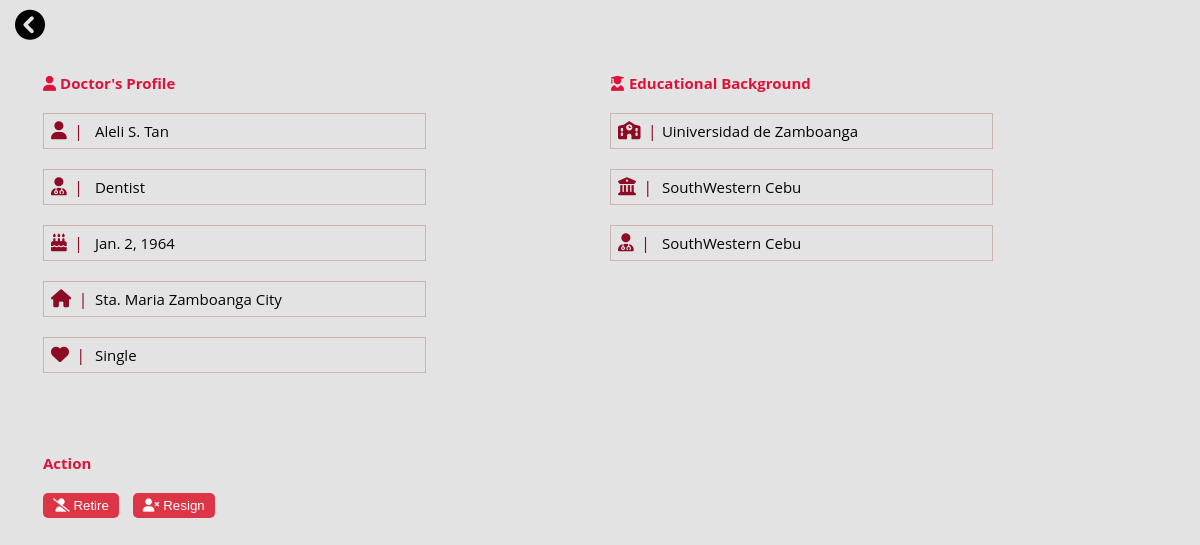
Screenshot of /view_doctorprofile/8/ with the database file from the repository.
### WmsuClinicApp/models.py (models this page shows, shortened)
class Doctor(models.Model):
    Doctor_id = models.AutoField(primary_key=True)
    name = models.CharField(max_length=100,null=True, blank=True)
    specialization = models.CharField(max_length=100,null=True, blank=True)
    status = models.CharField(max_length=50, default='Not on Duty')
    birthday = models.DateField(null=True, blank=True)
    address = models.CharField(max_length=255, null=True, blank=True)
    civil_status = models.CharField(max_length=50, null=True, blank=True)
    secondary_high_school = models.CharField(max_length=100, null=True, blank=True)
    college = models.CharField(max_length=100, null=True, blank=True)
    pre_med = models.CharField(max_length=100, null=True, blank=True)

### WmsuClinicApp/views.py (the view)
# urls.py: path('view_doctorprofile/<int:doctor_id>/', views.view_doctorprofile, name='view_doctorprofile'),
def view_doctorprofile(request, doctor_id):
    doctor = get_object_or_404(Doctor, pk=doctor_id)
    return render(request, 'WmsuClinicApp/doctor_profile.html', {'doctor': doctor})

### WmsuClinicApp/templates/WmsuClinicApp/doctor_profile.html (shortened to what this page needs)
<!DOCTYPE html>
<html lang="en">
<head>
    <link rel="stylesheet" href="https://cdnjs.cloudflare.com/ajax/libs/font-awesome/6.0.0/css/all.min.css">
    <link rel="stylesheet" href="https://cdn.jsdelivr.net/npm/sweetalert2@11">
</head>
<body>
    <div class="back-link" style="position: absolute; top: 10px; left: 10px;">
        <a href="{% url 'admin_doctorsitelist' %}">
            <i class="fas fa-chevron-circle-left" style="top: 23px; margin-left: 5px; color: rgb(2, 2, 2); font-size: 30px;"></i>
        </a>
    </div>
    <div class="container">
        <div class="columns-wrapper">
            <div class="column">
                <h4><i class="fas fa-user"></i>
                    <span>
                        Doctor's Profile
                    </span>
                </h4>
                <div class="input-group">
                    <i class="fas fa-user"></i>
                    <span>{{ doctor.name }}</span>
                </div>
                <div class="input-group">
                    <i class="fas fa-user-md"></i>
                    <span>{{ doctor.specialization }}</span>
                </div>
                <div class="input-group">
                    <i class="fas fa-birthday-cake"></i>
                    <span>{{ doctor.birthday }}</span>
                </div>
                <div class="input-group">
                    <i class="fas fa-home"></i>
                    <span>{{ doctor.address }}</span>
                </div>
                <div class="input-group">
                    <i class="fas fa-heart"></i>
                    <span>{{ doctor.civil_status }}</span>
                </div>
                </div>
                <div class="column">
                    <h4><i class="fas fa-user-graduate"></i> Educational Background</h4>
                    <div class="input-group">
                        <i class="fas fa-school"></i>
                        <span>{{ doctor.secondary_high_school }}</span>
                    </div>
                    <div class="input-group">
                        <i class="fas fa-university"></i>
                        <span>{{ doctor.college }}</span>
                    </div>
                    <div class="input-group">
                        <i class="fas fa-user-md"></i>
                        <span>{{ doctor.pre_med }}</span>
                    </div>
                </div>
            </div>
            <br><br>
            <h4>Action</h4>
            <div class="action-form">
                <form id="retire-form" action="{% url 'retire_doctor' doctor.Doctor_id %}" method="POST">
                    <button type="button" onclick="confirmRetirement()" name="status" value="Retired">
                        <i class="fas fa-user-slash"></i> Retire
                    </button>
                </form>
            </div>
            <div class="action-form">
                <form id="resign-form" action="{% url 'resign_doctor' doctor.Doctor_id %}" method="POST">
                    <button type="button" onclick="confirmResignation()" class="resign-button" name="status" value="Resign">
                        <i class="fas fa-user-times"></i> Resign
                    </button>
                </form>
            </div>
</body>
</html>

### WmsuClinicApp/templates/WmsuClinicApp/doctor_profile.html (style rules this page uses)
.action-form { display: inline-block; margin-right: 10px; }
.action-form button { background-color: #dc3545; color: white; padding: 5px 10px; border: none; border-radius: 5px; cursor: pointer; }
.resign-button { background-color: #ffc107; }
*, *:before, *:after { box-sizing: border-box; }
body { padding: 1em; font-family: "Open Sans", "Helvetica Neue", Helvetica, Arial, sans-serif; font-size: 15px; color: #050404; background-color: #e3e3e3; }
h4 { color: #DC143C; }
.container { width: 100%; max-width: 1200px; margin: 0 auto; padding: 0 20px; margin-top: 30px; }
.columns-wrapper { display: flex; flex-wrap: wrap; justify-content: space-between; gap: 20px; }
.column { flex: 1; display: flex; flex-direction: column; }
.input-group i::after { content: "|"; margin-left: 10px; font-size: 16px; display: inline; max-width: 15px; text-align: center; box-sizing: border-box; }
.input-group { flex-direction: column; align-items: stretch; border: none; padding: 0; margin-bottom: 20px; border: 1px solid #ccb3b3f6; padding: 7px; width: 70%; }
.input-group i { margin-right: 10px; padding-right: 10px; display: inline-block; width: 20px; font-size: 18px; margin-right: 10px; text-align: center; box-sizing: border-box; color: rgb(141, 11, 37); }
.input-group span { margin-left: 10px; }

### rows the page displays
Doctor: name "Aleli S. Tan", specialization "Dentist", birthday "Jan. 2, 1964", address "Sta. Maria Zamboanga City", civil_status "Single", secondary_high_school "Uiniversidad de Zamboanga", college "SouthWestern Cebu", pre_med "SouthWestern Cebu"
